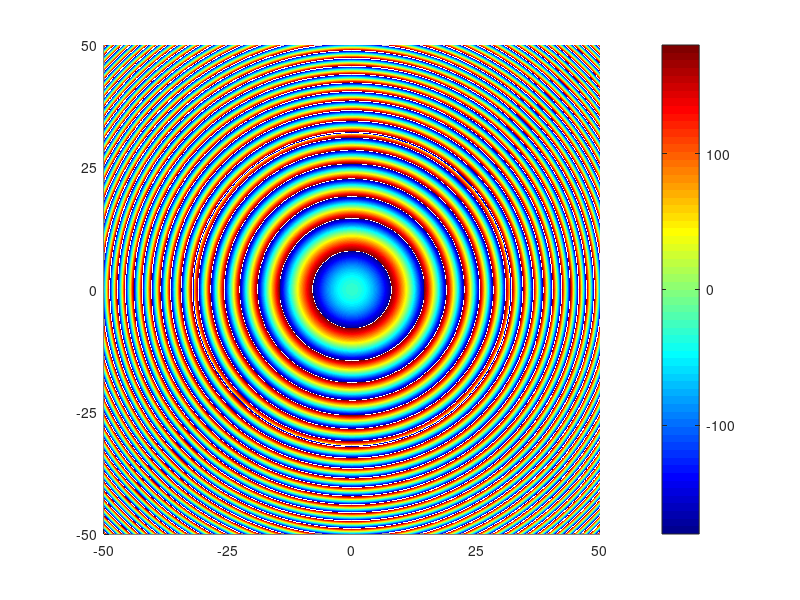
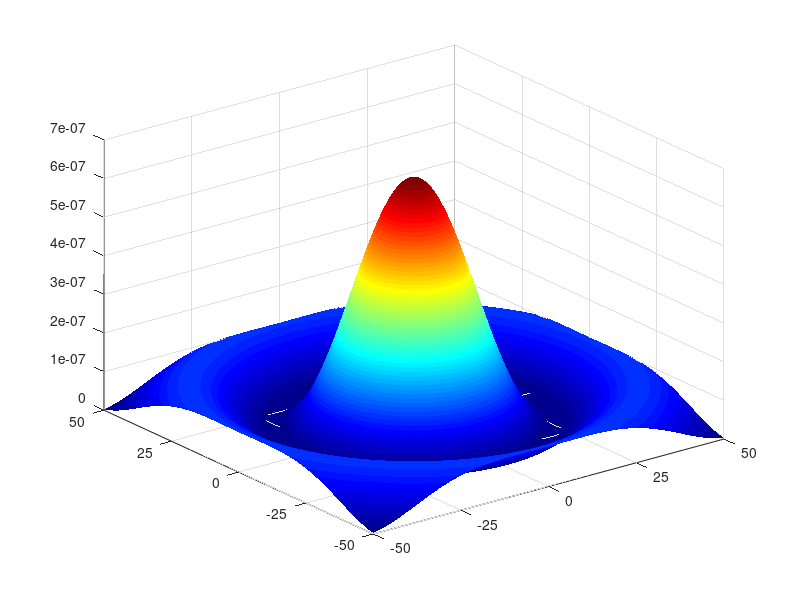

The MATLAB source for these figures, in order:
%%
clc;clear;close all; 
%% Parameters
c = 3e8;
f = 4e10;
lambda = c / f ;
k = 2 * pi / lambda; 
l = 0;
N = 8;
a = 120*lambda;
cc = 50;
H = 10000;
X = linspace (-cc, cc,1024);
Y = linspace (-cc, cc,1024);

%% meshgrid function
[x,y] = meshgrid(X,Y);
[phi, theta, r] = cart2sph(x,y,H);
theta = pi/2 - theta;
% https://ww2.mathworks.cn/help/matlab/ref/cart2sph.html
%% votex wave
E = exp(-1i * k * r)./r...
        * N ...
        .* exp(1i * l * phi).*exp( 1i* pi/2).*besselj(l,k*a*sin(theta')); 
amplitude = E.*conj(E);
phase = angle(E)/pi*180;

%% Plot
%%
figure(1);
surf(x,y,phase);
shading interp;
xlim([-50 50]);ylim([-50 50]);
xticks(-50:25:50);yticks(-50:25:50)
%title('Phase ( \it{l} = 0 )');
view(2);
colormap jet;
colorbar()
axis on
%%
figure(2);
surf(x,y,amplitude);
shading interp;
xlim([-50 50]);ylim([-50 50]);
xticks(-50:25:50);yticks(-50:25:50)
%title('Amplitude ( \it{l} = 0 )');
colormap jet;
axis on

% 'FontName','Times New Roman'